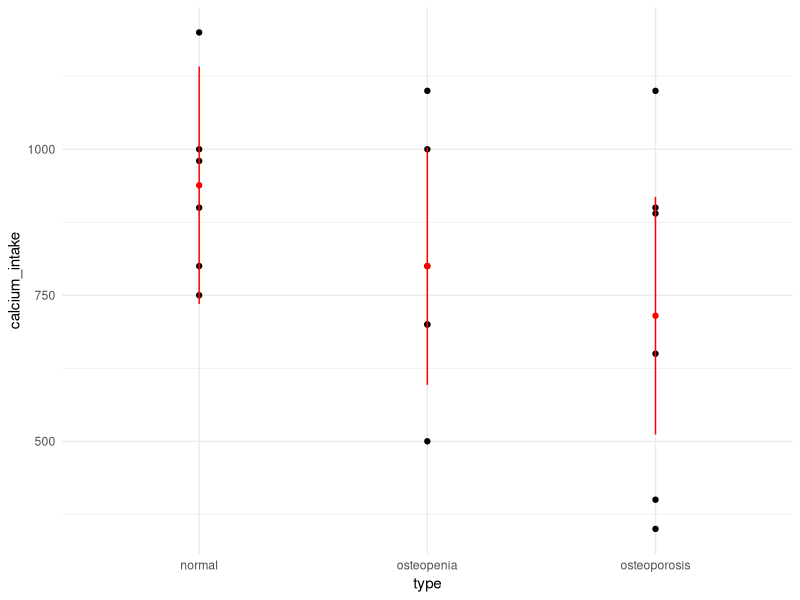

Generate this figure with R: (Note: this script raises an error after producing the figure.)
## ---- chunk 1
library(tidyverse)
## ---- chunk 2
#students, don't worry about knowing the next lines of code. Just have a look at 
#the data-set so you understand what variables it contains
normal <- c(1200, 1000, 980, 900, 750, 800)
osteopenia <- c(1000, 1100, 700, 800, 500, 700)
osteoporosis <- c(890, 650, 1100, 900, 400, 350)

calcium_data <- data.frame(calcium_intake = c(normal, osteopenia, osteoporosis), 
           type = c(rep("normal", 6), rep("osteopenia", 6), 
                    rep("osteoporosis", 6)),
           type_num = c(rep(1, 6), rep(2, 6), rep(3, 6)))

calcium_data

## ---- chunk 3
str(calcium_data)
## ---- chunk 4
calcium_data <- calcium_data %>% mutate(type = factor(type))
str(calcium_data)
## ---- chunk 5

#makes osteoporosis the referent level:
calcium_data <- calcium_data %>% 
  mutate(type_reordered = fct_relevel(type, "osteoporosis")) 

levels(calcium_data$type_reordered)
## ---- chunk 6
library(broom)
calcium_lm <- lm(calcium_intake ~ type, data = calcium_data)

tidy(calcium_lm)
## ---- chunk 7
calcium_data %>% 
  group_by(type) %>% 
  summarise(mean = mean(calcium_intake))
## ---- chunk 8
library(broom)
calcium_lm <- lm(calcium_intake ~ type, data = calcium_data)

tidy(calcium_lm)
## ---- chunk 9
#make a tiny data frame storing the three categorical levels:
newdata = data.frame(type=c("normal", "osteopenia", "osteoporosis"))

#predict calcium intake for each row in newdata, i.e., for each level of the categorical variable:
predictions <- data.frame(predict(calcium_lm, newdata, interval="confidence")) 

#append another row to the data frame with the category labels:
predictions$type <- c("normal", "osteopenia", "osteoporosis") 

predictions
## ---- chunk 10
lm.cat.plot <- ggplot(data = calcium_data, aes(x = type, 
                                               y = calcium_intake)) + 
  geom_point() +
  geom_point(data = predictions, aes(y = fit), col = "red") +
  geom_segment(data = predictions, 
               aes(y = lwr, yend = upr, xend = type), 
               col = "red") + 
  theme_minimal()
## ---- chunk 11
lm.cat.plot
## ---- chunk 12
levels(calcium_data$type_reordered)
## ---- chunk 13
calcium_lm2 <- lm(calcium_intake ~ type_reordered, data = calcium_data)

tidy(calcium_lm2)
## ---- chunk 14
str(calcium_data$type_num)
## ---- chunk 15
calcium_lm3 <- lm(calcium_intake ~ type_num, data = calcium_data)

tidy(calcium_lm3)
## ---- chunk 16
calcium_data <- calcium_data %>% 
  mutate(type_cat_ii = factor(type_num, levels = c(1, 2, 3), 
                              labels = c("normal", "osteopenia", "osteoporosis")))

str(calcium_data)
## ---- chunk 17
calcium_lm4 <- lm(calcium_intake ~ type_cat_ii, data = calcium_data)

tidy(calcium_lm4)
## ---- chunk 18
knitr::include_graphics("./images/linear_regression.png")
